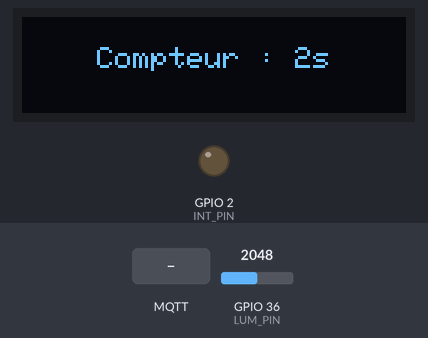
A sketch run on a simulated ESP32. Parts: 128×32 one-colour display, output pins drawn as LEDs (lit = HIGH). Inputs (shaded band) come from the test bench; at power-on: GPIO 36 (LUM_PIN) = 2048. WiFi joins after 1.5 s; servers stay silent unless stated; the display library's start-up logo is not drawn; no MQTT or app messages arrive unless stated; what the sketch prints to the serial monitor is not drawn.

Above: at 4.7 s.
4.8 s: MQTT message "on" arrives on the first subscribed topic
At 5.8 s:
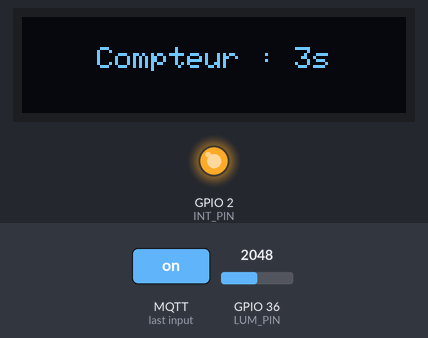
9.5 s: MQTT message "off" arrives on the first subscribed topic
At 11.7 s:
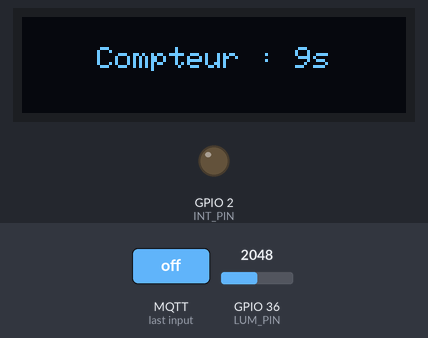
Timing chart, 0 to 13.2 s (numbered marks = the images above; inputs shaded):
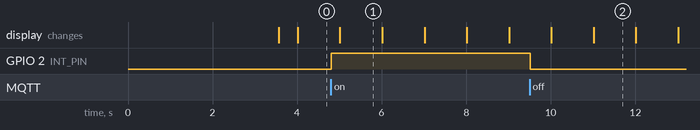

The sketch:

mqtt-demo-2.ino
```cpp
/////////////////////////////////////////////////////////////////////////////////////////////////////////////////
//                                               BILBIOTHÈQUES                                                 //
/////////////////////////////////////////////////////////////////////////////////////////////////////////////////

#include <SPI.h>
#include <WiFi.h>
#include <PubSubClient.h>
#include <string.h>
#include <Wire.h>
#include <Adafruit_GFX.h>
#include <Adafruit_SSD1306.h>

/////////////////////////////////////////////////////////////////////////////////////////////////////////////////
//                                               CONSTANTES                                                    //
/////////////////////////////////////////////////////////////////////////////////////////////////////////////////

#define SCREEN_WIDTH 128 // OLED display width, in pixels
#define SCREEN_HEIGHT 32 // OLED display height, in pixels

// Declaration for an SSD1306 display connected to I2C (SDA, SCL pins)
// The pins for I2C are defined by the Wire-library.
// On an arduino UNO:       A4(SDA), A5(SCL)
// On an arduino MEGA 2560: 20(SDA), 21(SCL)
// On an arduino LEONARDO:   2(SDA),  3(SCL), ...
#define OLED_RESET     16 // Reset pin
#define SCREEN_ADDRESS 0x3C ///< See datasheet for Address; 0x3D for 128x64, 0x3C for 128x32
Adafruit_SSD1306 display(SCREEN_WIDTH, SCREEN_HEIGHT, &Wire, OLED_RESET);
#define NUMFLAKES     10 // Number of snowflakes in the animation example

#define LOGO_HEIGHT   16
#define LOGO_WIDTH    16

#define INT_PIN 2

#define MAX_WAIT_FOR_TIMER 2

#define LUM_PIN 36

/////////////////////////////////////////////////////////////////////////////////////////////////////////////////
//                                               STRUCTURES                                                    //
/////////////////////////////////////////////////////////////////////////////////////////////////////////////////

enum {EMPTY, FULL};

struct mailbox_s {
  int state;
  int val;
};

struct mailbox_s mb_lum_to_serie = {.state = EMPTY};
struct mailbox_s mb_lum_to_led = {.state = EMPTY};
struct mailbox_s mb_serial = {.state = EMPTY};
struct mailbox_s mb_lum_to_wifi = {.state = EMPTY};

struct Lum {
  int timer;
  unsigned long period;
  int pin;
};

struct Led_s {
  int timer;                                              // numéro du timer pour cette tâche utilisé par WaitFor
  unsigned long period;                                   // periode de clignotement
  int pin;                                                // numéro de la broche sur laquelle est la LED
  int etat;                                               // etat interne de la led
  int disable;
};

struct oled
{
  int timer;
  unsigned long period;
  int cpt;
};

struct wifi
{
  const char* ssid;
  const char* password;
  const char* server;
  int count;
};

/////////////////////////////////////////////////////////////////////////////////////////////////////////////////
//                                               VARIABLES                                                     //
/////////////////////////////////////////////////////////////////////////////////////////////////////////////////

// Update these with values suitable for your network.
const char* mqtt_server = "192.168.0.27";
const char* mqtt_ssid = "Numericable-612c";
const char* mqtt_password = "a16zpl34qevd";

WiFiClient espClient;
PubSubClient client(espClient);
long lastMsg = 0;
char msg[50];
int value = 0;

/////////////////////////////////////////////////////////////////////////////////////////////////////////////////
//                                               FONCTIONS                                                     //
/////////////////////////////////////////////////////////////////////////////////////////////////////////////////

void open_serial(){
  // Open serial communications and wait for port to open:
  Serial.begin(9600);
  while (!Serial) {
    ; // wait for serial port to connect. Needed for native USB port only
  }
}

unsigned int waitFor(int timer, unsigned long period){
  static unsigned long waitForTimer[MAX_WAIT_FOR_TIMER];  // il y a autant de timers que de tâches périodiques
  unsigned long newTime = micros() / period;              // numéro de la période modulo 2^32
  int delta = newTime - waitForTimer[timer];              // delta entre la période courante et celle enregistrée
  if ( delta < 0 ) delta = 1 + newTime;                   // en cas de dépassement du nombre de périodes possibles sur 2^32
  if ( delta ) waitForTimer[timer] = newTime;             // enregistrement du nouveau numéro de période
  return delta;
}

void callback(char* topic, byte* message, unsigned int length) {
  Serial.print("Message arrived on topic: ");
  Serial.print(topic);
  Serial.print(". Message: ");
  String messageTemp;

  for (int i = 0; i < length; i++) {
    Serial.print((char)message[i]);
    messageTemp += (char)message[i];
  }
  Serial.println();

  // Feel free to add more if statements to control more GPIOs with MQTT

  // If a message is received on the topic esp32/output, you check if the message is either "on" or "off".
  // Changes the output state according to the message
  if (String(topic) == "esp32/output") {
    Serial.print("Changing output to ");
    if(messageTemp == "on"){
      Serial.println("on");
      digitalWrite(INT_PIN, HIGH);
    }
    else if(messageTemp == "off"){
      Serial.println("off");
      digitalWrite(INT_PIN, LOW);
    }
  }
}

void reconnect() {
  // Loop until we're reconnected
  while (!client.connected()) {
    Serial.print("Attempting MQTT connection...");
    // Attempt to connect
    if (client.connect("ESP8266Client")) {
      Serial.println("connected");
      // Subscribe
      client.subscribe("esp32/output");
    } else {
      Serial.print("failed, rc=");
      Serial.print(client.state());
      Serial.println(" try again in 5 seconds");
      // Wait 5 seconds before retrying
      delay(5000);
    }
  }
}

/////////////////////////////////////////////////////////////////////////////////////////////////////////////////
//                                               SETUPS                                                        //
/////////////////////////////////////////////////////////////////////////////////////////////////////////////////

void setup_lum(struct Lum* lum, int pin, int timer, unsigned long period){
  lum->pin = pin;
  lum->timer = timer;
  lum->period = period;
  pinMode(pin, INPUT);
}

void setup_Led( struct Led_s * ctx, int timer, unsigned long period, byte pin) {
  ctx->timer = timer;
  ctx->period = period;
  ctx->pin = pin;
  ctx->etat = 0;
  pinMode(pin,OUTPUT);
  digitalWrite(pin, ctx->etat);
}

void setup_oled(struct oled* ctx, int timer, unsigned long period){

  Wire.begin(4, 15); // pins SDA , SCL

  // SSD1306_SWITCHCAPVCC = generate display voltage from 3.3V internally
  if(!display.begin(SSD1306_SWITCHCAPVCC, SCREEN_ADDRESS)) {
    Serial.println(F("SSD1306 allocation failed"));
    for(;;); // Don't proceed, loop forever
  }

  // Show initial display buffer contents on the screen --
  // the library initializes this with an Adafruit splash screen.
  display.display();
  delay(2000); // Pause for 2 seconds

  // Clear the buffer
  display.clearDisplay();

  ctx->timer = timer;
  ctx->period = period;

  display.setTextSize(1);             // Draw 2X-scale text
  display.setTextColor(SSD1306_WHITE);

}

void setup_wifi(struct wifi* ctx,const char* ssid,const char* password,const char* server){
  ctx->ssid = ssid;
  ctx->password = password;
  ctx->server = server;
  ctx->count = 0;
  delay(10);
  // We start by connecting to a WiFi network
  Serial.println();
  Serial.print("Connecting to ");
  Serial.println(ssid);

  WiFi.begin(ssid, password);

  while (WiFi.status() != WL_CONNECTED) {
    delay(500);
    Serial.print(".");
  }

  Serial.println("");
  Serial.println("WiFi connected");
  Serial.println("IP address: ");
  Serial.println(WiFi.localIP());

  client.setServer(mqtt_server, 1883);
  client.setCallback(callback);
  pinMode(INT_PIN, OUTPUT);
}

/////////////////////////////////////////////////////////////////////////////////////////////////////////////////
//                                               LOOPS                                                         //
/////////////////////////////////////////////////////////////////////////////////////////////////////////////////

void loop_lum(struct Lum* lum, struct mailbox_s * mb_lum_to_serie, struct mailbox_s * mb_lum_to_led, struct mailbox_s * mb_lum_to_wifi) {
  if (!(waitFor(lum->timer,lum->period))) return;
  if (mb_lum_to_serie->state == EMPTY){ // si la mailbox lum à serie est vide
    mb_lum_to_serie->val = analogRead(lum->pin);
    mb_lum_to_serie->state = FULL;
    mb_lum_to_led->val = mb_lum_to_serie->val;
    mb_lum_to_led->state = FULL;
    mb_lum_to_wifi->val = mb_lum_to_serie->val;
    mb_lum_to_wifi->state = FULL;
  }
}

void loop_serie(struct mailbox_s* mb_lum_to_serie){
  int a;
  if (mb_lum_to_serie->state != FULL) return; // attend que la mailbox soit pleine
  //Serial.print("luminisosite : ");
  a = map(mb_lum_to_serie->val, 0, 4095, 100, 0);
  //Serial.print(a);
  //Serial.println("%");
  mb_lum_to_serie->state = EMPTY;
}

void loop_Led( struct Led_s * ctx, struct mailbox_s* mb_lum_to_led, struct mailbox_s* mb_serial) {
  /*if (!waitFor(ctx->timer, ctx->period)) return;          // sort s'il y a moins d'une période écoulée
  digitalWrite(ctx->pin,ctx->etat);                       // ecriture
  ctx->etat = 1 - ctx->etat;                              // changement d'état
  if (mb->state != FULL) return; // attend que la mailbox soit pleine
  ctx->period = map(mb->val, 0, 4095, 100000, 1000000);
  Serial.print("debug : ");
  Serial.println(ctx->period);
  mb->state = EMPTY;*/
  if(mb_serial->state == FULL) {
    ctx->disable = mb_serial->val;
    mb_serial->state = EMPTY;
  }

  if(!(ctx->disable)) {
    if(waitFor(ctx->timer, ctx->period)) {
        digitalWrite(ctx->pin,ctx->etat);                       // ecriture
        ctx->etat = 1 - ctx->etat;                              // changement d'état
    }

    if(mb_lum_to_led->state == FULL) {
      ctx->period = map(mb_lum_to_led->val, 0, 4095, 100000, 1000000);
      //Serial.print("debug : ");
      //Serial.println(ctx->period);
      mb_lum_to_led->state = EMPTY;
    }
  }
}

void serialEvent() {
  //Serial.println("appel serial evnt");

  char c;
  if ((c = Serial.read()) == -1) return;
  if (mb_serial.state != EMPTY) return; // attend que la mailbox soit vide
  if (c == 's') {
    mb_serial.val = 1;
    Serial.println("lecture de s");

  }
  else if (c == 'r') {
    mb_serial.val = 0;
    Serial.println("lecture de r");

  }
  mb_serial.state = FULL;
}

void loop_oled(struct oled* ctx){
  if (!(waitFor(ctx->timer,ctx->period))) return;
  ctx->cpt++;

  // Clear the buffer
  display.clearDisplay();

  display.setCursor(25,10); // On remet en haut à gauche
  display.print(F("Compteur : "));
  display.print(ctx->cpt); //Affichage du compteur
  display.print(F("s"));

  //Update screen
  display.display();
}

void loop_wifi(struct wifi* ctx, struct mailbox_s* mb_lum_to_wifi){
  if (!client.connected()) {
    reconnect();
  }
  client.loop();

  long now = millis();
  if (now - lastMsg > 5000) {
    lastMsg = now;

//////////////////////////////////////////////////////////////
/*    // Temperature in Celsius
    temperature = bme.readTemperature();
    // Uncomment the next line to set temperature in Fahrenheit
    // (and comment the previous temperature line)
    //temperature = 1.8 * bme.readTemperature() + 32; // Temperature in Fahrenheit

    // Convert the value to a char array
    char tempString[8];
    dtostrf(temperature, 1, 2, tempString);
    Serial.print("Temperature: ");
    Serial.println(tempString);
    client.publish("esp32/temperature", tempString);*/

///////////////////////////////////////////////////////////////
/*    // Humidity
    humidity = bme.readHumidity();

    // Convert the value to a char array
    char humString[8];
    dtostrf(humidity, 1, 2, humString);
    Serial.print("Humidity: ");
    Serial.println(humString);
    client.publish("esp32/humidity", humString);*/

//////////////////////////////////////////////////////////////
      // Luminosité

    // Convert the value to a char array
    char lumString[8];
    dtostrf(mb_lum_to_wifi->val, 1, 2, lumString);
    Serial.print("Luminosity: ");
    Serial.println(mb_lum_to_wifi->val);
    client.publish("esp32/luminosity", lumString );
    mb_lum_to_wifi->state = EMPTY;
  }
}

/////////////////////////////////////////////////////////////////////////////////////////////////////////////////
//                                               APPEL DE STRUCT                                               //
/////////////////////////////////////////////////////////////////////////////////////////////////////////////////

struct Lum lum;
struct Led_s led;
struct oled oled;
struct wifi wifi;

/////////////////////////////////////////////////////////////////////////////////////////////////////////////////
//                                               MAINS                                                         //
/////////////////////////////////////////////////////////////////////////////////////////////////////////////////

void setup()
{
  open_serial();
  setup_oled(&oled, 1, 1000000);
  setup_lum(&lum, LUM_PIN, 0, 500000);
  setup_Led(&led, 0, 10000, LED_BUILTIN);
  setup_wifi(&wifi, mqtt_ssid, mqtt_password, mqtt_server);
}

void loop()
{
  loop_serie(&mb_lum_to_serie);
  loop_lum(&lum, &mb_lum_to_serie, &mb_lum_to_led, &mb_lum_to_wifi);
  //loop_Led(&led, &mb_lum_to_led, &mb_serial);
  loop_oled(&oled);
  loop_wifi(&wifi, &mb_lum_to_wifi);

  if (Serial.available())
    serialEvent();
}
```

Measured:
- after the input at 4.8 s, GPIO 2 (INT_PIN): LOW → HIGH at once
- after the input at 9.5 s, GPIO 2 (INT_PIN): HIGH → LOW at once
- what the display in image 1 shows lasts 1.0 s, from 5.0 s to 6.0 s
